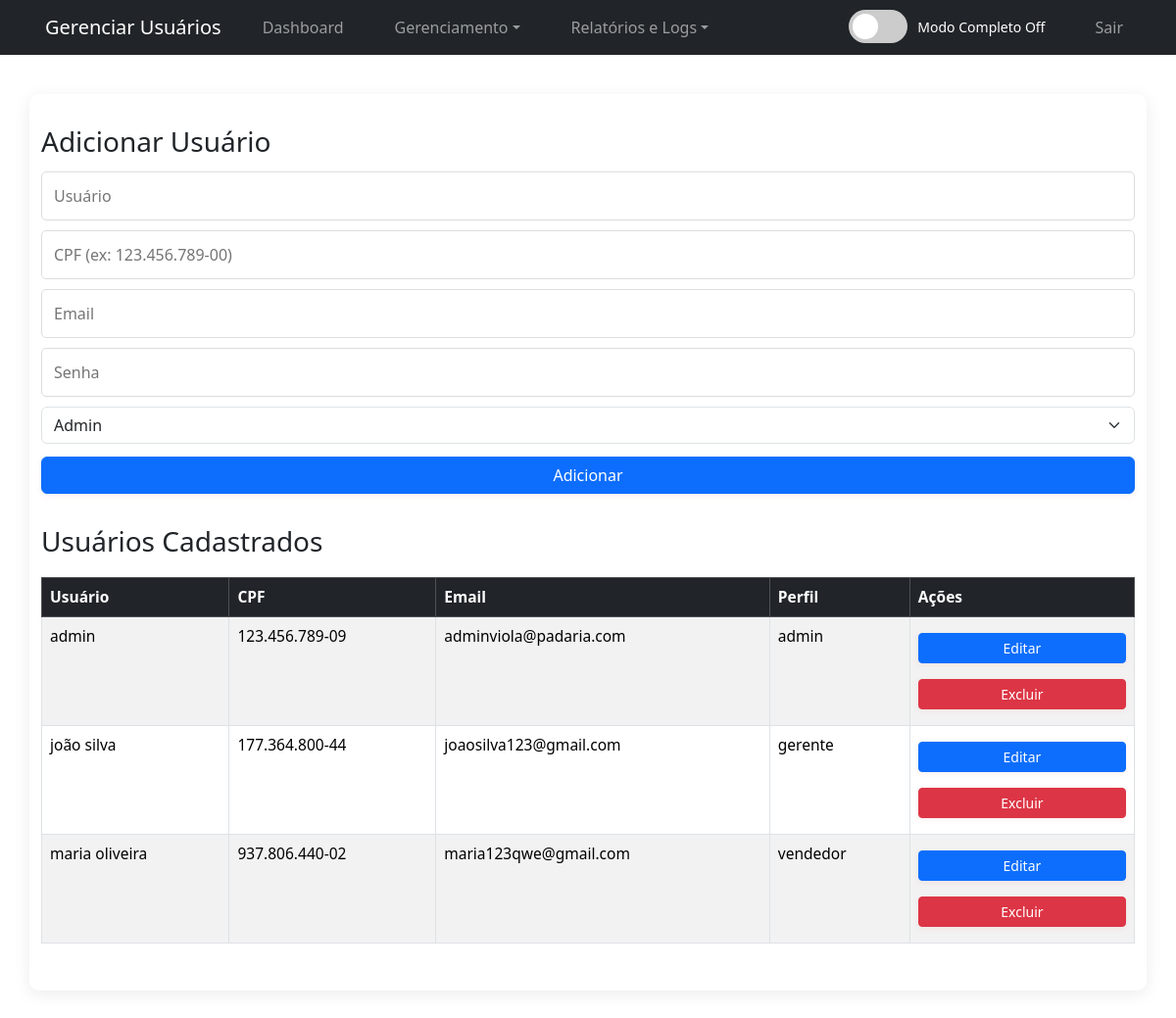
The page /gerenciar_usuarios.php (signed in) on the database its author committed.
### tables this page shows
CREATE TABLE `usuarios` (
  `id` int(11) NOT NULL AUTO_INCREMENT,
  `usuario` varchar(50) NOT NULL,
  `cpf` varchar(14) DEFAULT NULL,
  `email` varchar(100) DEFAULT NULL,
  `perfil` enum('admin','gerente','vendedor') NOT NULL DEFAULT 'vendedor',
  `senha` varchar(255) NOT NULL,
  PRIMARY KEY (`id`),
  UNIQUE KEY `usuario` (`usuario`),
  UNIQUE KEY `cpf` (`cpf`),
  UNIQUE KEY `email` (`email`)
);

### gerenciar_usuarios.php (the view, shortened to what this page needs)
<?php
require_once 'conexao.php';
$usuarios = $conexao->query("SELECT id, usuario, cpf, email, perfil FROM usuarios")->fetch_all(MYSQLI_ASSOC);
?>
<!DOCTYPE html>
<html lang="pt-BR">
<head>
    <link rel="stylesheet" href="style.css">
    <link href="https://cdn.jsdelivr.net/npm/bootstrap@5.3.3/dist/css/bootstrap.min.css" rel="stylesheet">
</head>
<body>
    <?php include 'navbar.php'; ?>
    <div class="container container-custom">
        <h3>Adicionar Usuário</h3>
        <form action="gerenciar_usuarios.php" method="post" class="form-group-spacing">
            <input type="text" name="usuario" placeholder="Usuário" required>
            <input type="text" name="cpf" placeholder="CPF (ex: 123.456.789-00)" required oninput="formatarCPF(this)">
            <input type="email" name="email" placeholder="Email" required>
            <input type="password" name="senha" placeholder="Senha" required>
            <select name="perfil" required class="form-select">
                <option value="admin">Admin</option>
            </select>
            <button type="submit" name="adicionar" class="btn btn-primary">Adicionar</button>
        </form> <br>
        <h3>Usuários Cadastrados</h3>
        <?php if (empty($usuarios)): ?>
            <p>Nenhum usuário cadastrado.</p>
        <?php else: ?>
            <table class="table table-striped table-bordered">
                <thead class="table-dark">
                    <tr>
                        <th>Usuário</th>
                        <th>CPF</th>
                        <th>Email</th>
                        <th>Perfil</th>
                        <th>Ações</th>
                    </tr>
                </thead>
                <tbody>
                    <?php foreach ($usuarios as $usuario): ?>
                        <tr>
                            <td><?php echo htmlspecialchars($usuario['usuario']); ?></td>
                            <td><?php echo htmlspecialchars($usuario['cpf']); ?></td>
                            <td><?php echo htmlspecialchars($usuario['email']); ?></td>
                            <td><?php echo htmlspecialchars($usuario['perfil']); ?></td>
                            <td>
                                <button class="btn btn-primary btn-sm" onclick="abrirModalEditar(<?php echo $usuario['id']; ?>, '<?php echo $usuario['perfil']; ?>', '<?php echo htmlspecialchars($usuario['usuario']); ?>', '<?php echo htmlspecialchars($usuario['cpf']); ?>', '<?php echo htmlspecialchars($usuario['email']); ?>')">Editar</button>
                                <button class="btn btn-danger btn-sm" onclick="abrirModalExcluir(<?php echo $usuario['id']; ?>, '<?php echo $usuario['perfil']; ?>')">Excluir</button>
                            </td>
                        </tr>
                    <?php endforeach; ?>
                </tbody>
            </table>
        <?php endif; ?>
    </div>
</body>
</html>

### style.css (style rules this page uses)
* { margin: 0; padding: 0; box-sizing: border-box; }
body { font-family: 'Segoe UI', Arial, sans-serif; background-color: #f5f6fa; color: #333; line-height: 1.6; min-height: 100vh; }
.container { width: 90%; max-width: 950px; margin: 40px auto; background: #fff; padding: 32px 28px; box-shadow: 0 4px 18px rgba(0,0,0,0.08); border-radius: 10px; }
h2, h3 { color: #2c3e50; margin-bottom: 18px; font-weight: 600; }
h3 { font-size: 1.15rem; }
input, select, textarea, button { width: 100%; padding: 12px; margin: 10px 0; border-radius: 5px; border: 1px solid #ddd; font-size: 1rem; transition: border-color 0.3s; }
button, .btn { background: #e74c3c; color: #fff; cursor: pointer; font-weight: bold; border: none; border-radius: 5px; padding: 10px 18px; margin: 8px 0; transition: background 0.3s, transform 0.2s; box-shadow: 0 2px 6px rgba(231,76,60,0.08); }
table, .result-table, .items-table, .history-table { width: 100%; border-collapse: collapse; margin-top: 20px; font-size: 0.97rem; background: #fff; }
th, td { padding: 12px 15px; border: 1px solid #ddd; text-align: left; }
th { background: #2c3e50; color: #fff; font-weight: bold; }
tr:nth-child(even) { background: #f9f9f9; }

### gerenciar_usuarios.php (style rules this page uses)
.container-custom { width: 90%; max-width: 1200px; margin: 40px auto; }
.form-group-spacing input, .form-group-spacing select { margin: 5px 0; }

### rows shown on the page
usuarios: usuario "admin", cpf "123.456.789-09", email "adminviola@padaria.com", perfil "admin"
usuarios: usuario "joão silva", cpf "177.364.800-44", email "joaosilva123@gmail.com", perfil "gerente"
usuarios: usuario "maria oliveira", cpf "937.806.440-02", email "maria123qwe@gmail.com", perfil "vendedor"

### other values the page prints
$title "Gerenciar Usuários"
